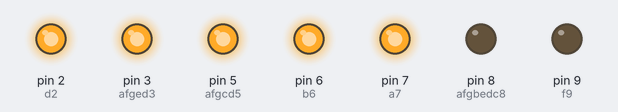
A sketch run on a simulated Arduino Uno, built with avr-gcc and run on an emulated ATmega328P. Parts: output pins drawn as LEDs (lit = HIGH). Pins used as bus, display or sensor lines are not drawn.

Above: at 0.5 s.
At 1.5 s:
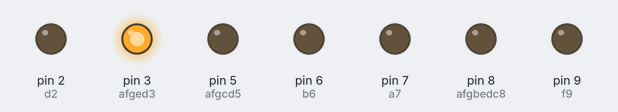
At 3.5 s:
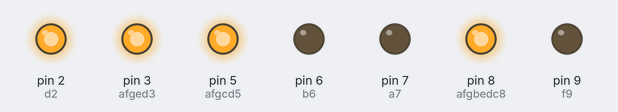
At 5.5 s:
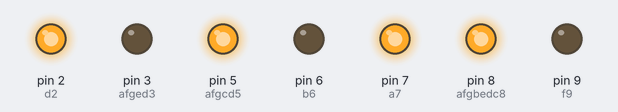
At 10.0 s:
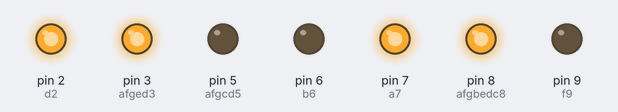
At 14.5 s:
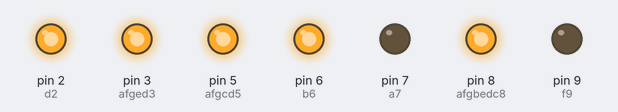
Timing chart, 0 to 15.6 s (numbered marks = the images above):
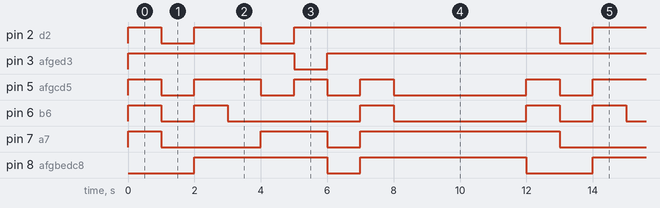

The sketch:

Dsp7segDec0_9.ino
```cpp
const int a7 = 7;
const int b6 = 6;
const int c4 = 4;
const int d2 = 2;
const int e1 = 1;
const int f9 = 9;
const int afgbedc8 = 8;
const int afgcd5 = 5;
const int afged3 = 3;


void setup() {
pinMode(d2, OUTPUT);
  pinMode(afged3, OUTPUT);
  pinMode(c4, OUTPUT);
  pinMode(afgcd5, OUTPUT);
  pinMode(b6, OUTPUT);
  pinMode(a7, OUTPUT);
  pinMode(afgbedc8, OUTPUT);
  pinMode(f9, OUTPUT);
  digitalWrite(f9, 0);
}

void loop() {
// Liga numero  '0'
 digitalWrite(d2,       1);
 digitalWrite(afged3,   1);
 digitalWrite(c4,       1);
 digitalWrite(afgcd5,   1);
 digitalWrite(b6,       1);
 digitalWrite(a7,       1);
 digitalWrite(afgbedc8, 0);
 delay(1000);
 // Liga numero  '1'
 digitalWrite(d2,       0);
 digitalWrite(afged3,   1);
 digitalWrite(c4,       1);
 digitalWrite(afgcd5,   0);
 digitalWrite(b6,       0);
 digitalWrite(a7,       0);
 digitalWrite(afgbedc8, 0);
 delay(1000);
 // Liga numero  '2'
 digitalWrite(d2,       1);
 digitalWrite(afged3,   1);
 digitalWrite(c4,       0);
 digitalWrite(afgcd5,   1);
 digitalWrite(b6,       1);
 digitalWrite(a7,       0);
 digitalWrite(afgbedc8, 1);
 delay(1000);
 // Liga numero  '3'
 digitalWrite(d2,       1);
 digitalWrite(afged3,   1);
 digitalWrite(c4,       1);
 digitalWrite(afgcd5,   1);
 digitalWrite(b6,       0);
 digitalWrite(a7,       0);
 digitalWrite(afgbedc8, 1);
 delay(1000);
 // Liga numero  '4'
 digitalWrite(d2,       0);
 digitalWrite(afged3,   1);
 digitalWrite(c4,       1);
 digitalWrite(afgcd5,   0);
 digitalWrite(b6,       0);
 digitalWrite(a7,       1);
 digitalWrite(afgbedc8, 1);
 delay(1000);
// Liga numero  '5'
 digitalWrite(d2,       1);
 digitalWrite(afged3,   0);
 digitalWrite(c4,       1);
 digitalWrite(afgcd5,   1);
 digitalWrite(b6,       0);
 digitalWrite(a7,       1);
 digitalWrite(afgbedc8, 1);
 delay(1000);
 // Liga numero  '6'
 digitalWrite(d2,       1);
 digitalWrite(afged3,   0);
 digitalWrite(c4,       1);
 digitalWrite(afgcd5,   1);
 digitalWrite(b6,       1);
 digitalWrite(a7,       1);
 digitalWrite(afgbedc8, 1);
 // Liga numero  '7'
 digitalWrite(d2,       1);
 digitalWrite(afged3,   1);
 digitalWrite(c4,       1);
 digitalWrite(afgcd5,   0);
 digitalWrite(b6,       0);
 digitalWrite(a7,       0);
 digitalWrite(afgbedc8, 0);
 delay(1000);
 // Liga numero  '8'
 digitalWrite(d2,       1);
 digitalWrite(afged3,   1);
 digitalWrite(c4,       1);
 digitalWrite(afgcd5,   1);
 digitalWrite(b6,       1);
 digitalWrite(a7,       1);
 digitalWrite(afgbedc8, 1);
 delay(1000);
 // Liga numero  '9'
 digitalWrite(d2,       1);
 digitalWrite(afged3,   1);
 digitalWrite(c4,       1);
 digitalWrite(afgcd5,   0);
 digitalWrite(b6,       0);
 digitalWrite(a7,       1);
 digitalWrite(afgbedc8, 1);
 delay(4000);
}
```

Measured:
- by itself, pin 2 (d2): repeats every 12.0 s: LOW 1.0 s, HIGH 2.0 s, LOW 1.0 s, HIGH 8.0 s
- by itself, pin 3 (afged3): repeats every 12.0 s: LOW 1.0 s, HIGH 11.0 s
- by itself, pin 5 (afgcd5): repeats every 12.0 s: LOW 1.0 s, HIGH 2.0 s, 2 × (LOW 1.0 s, HIGH 1.0 s), LOW 4.0 s, HIGH 1.0 s
- by itself, pin 6 (b6): repeats every 12.0 s: LOW 1.0 s, 2 × (HIGH 1.0 s, LOW 4.0 s), HIGH 1.0 s
- by itself, pin 7 (a7): repeats every 12.0 s: LOW 3.0 s, HIGH 2.0 s, LOW 1.0 s, HIGH 6.0 s
- by itself, pin 8 (afgbedc8): repeats every 12.0 s: LOW 1.0 s, HIGH 5.0 s, LOW 2.0 s, HIGH 4.0 s
